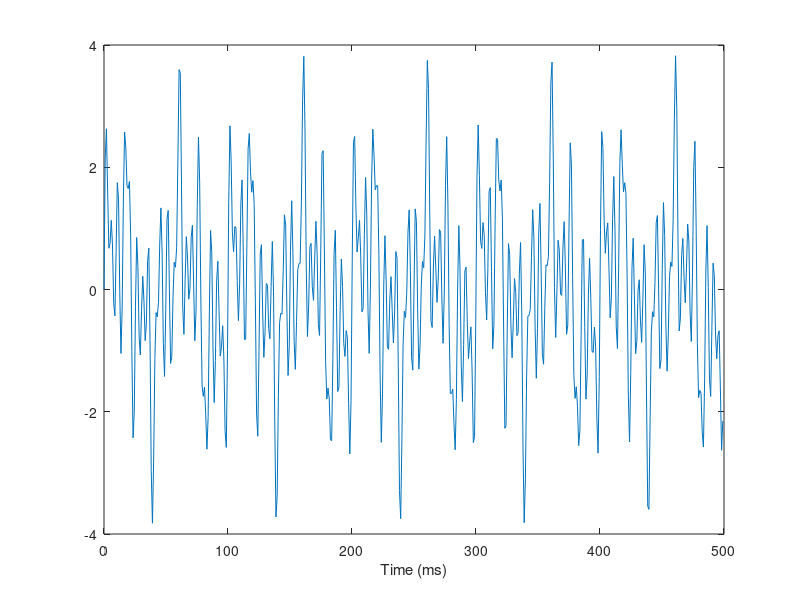

The MATLAB script that drew this image: (Note: this script raises an error after producing the figure.)
clear
close all
N=512;
Fs= 1024;                     % Sample frequency
t = (0:N-1)/Fs;              % Time vector

% Create the signal
x = sin(2*pi*20*t) + sin(2*pi*70*t) + sin(2*pi*120*t) + sin(2*pi*200*t);
plot(1000*t,x);
xlabel('Time (ms)')
axis([0 500 -4 4])
%pause

scale= (2:2:128);
c= cwt(x,scale,'db2');
subplot(311)
mesh(t*1000,scale,c)
title('DAUBECHIES')

scale= (2:2:128);
c= cwt(x,scale,'haar');
subplot(312)
mesh(t*1000,scale,c)
title('HAAR')

scale= (2:2:128);
c= cwt(x,scale,'mexh');
subplot(313)
mesh(t*1000,scale,c)
title('MEXICAN HAT')

%alternativamente usar a funcao mais recente
figure;
%'morse' (default) | 'amor' | 'bump'
cwt(x,'morse');
figure;
%'morse' (default) | 'amor' | 'bump'
cwt(x,'amor');
figure;
%'morse' (default) | 'amor' | 'bump'
cwt(x,'bump');




